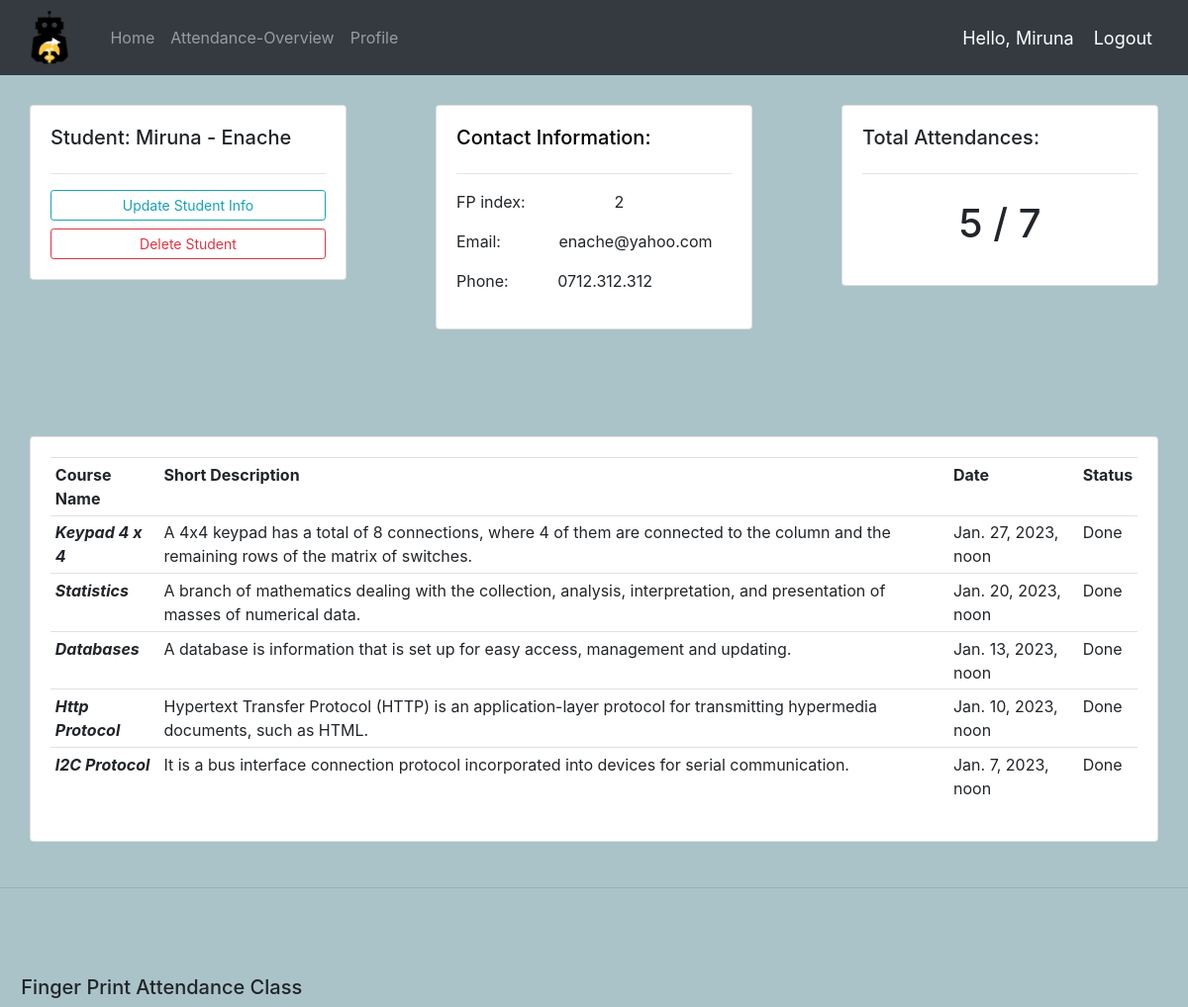
The page /profile/2 (signed in) on the database its author committed.
### accounts/models.py (models this page shows, shortened)
class Student(models.Model):
	user = models.OneToOneField(User, on_delete=models.CASCADE)
	fp_index = models.IntegerField(primary_key=True, unique=True)
	phone = models.CharField(max_length=200, null=True)
	grd_average = models.DecimalField(decimal_places=1, max_digits=2, null=True, blank=True)
	is_teacher = models.BooleanField(default=False)

### attendance/models.py (models this page shows, shortened)
class Attendance(models.Model):
	class Meta:
		ordering = ['-start_date']
	STATUS = (
		('Upcoming', 'Upcoming'),
		('Done', 'Done')
	)
	students = models.ManyToManyField(Student, null=True)
	lecture_title = models.CharField(primary_key=True, max_length=50)
	short_description = models.CharField(max_length=500, null=True)
	status = models.CharField(max_length=200, null=True, choices=STATUS)
	start_date = models.DateTimeField()
	end_date = models.DateTimeField()

### accounts/views.py (the view)
# urls.py: path('profile/<str:pk>', views.profile, name="profile"),
@login_required(login_url="login")
def profile(request, pk):
	context = {}
	if request.user.is_staff and int(pk) == int(request.user.username):
		return redirect('overview')
	student = Student.objects.get(fp_index=pk)
	attendances = Attendance.objects.filter(students=student)
	total_attendances = attendances.count()
	done_attendances = Attendance.objects.filter(status='Done').count()
	b_show_admin_fields = False
	logged_student = Student
	try:
		logged_student = Student.objects.get(user=request.user)
	except Student.DoesNotExist:
		logged_student.fp_index = -1
	if request.user.is_staff or logged_student.fp_index == int(pk):
		b_show_admin_fields = True
	context = {'attendances': attendances, 'student': student,
	           'total_attendances': total_attendances, 'pk': int(pk),
	           'b_show_admin_fields': b_show_admin_fields, 'done_attendances': done_attendances}
	return render(request, 'accounts/profile.html', context)

### accounts/templates/accounts/profile.html
{% extends 'accounts/main.html' %}
{% block content %}
<div class="row">
    <div class="col-md">
        <div style="margin:30px" class="card card-body" >
            <h5>Student: {{student.user.first_name}} - {{student.user.last_name}}</h5>
            <hr>
            {% if b_show_admin_fields == True %}
                <a class="btn btn-outline-info btn-sm btn-block" href="{% url 'update_student' student.fp_index %}">
                    Update Student Info</a>
                <a class="btn btn-outline-danger btn-sm btn-block" href="{% url 'delete_student' student.fp_index  %}">
                    Delete Student</a>
            {% endif %}
        </div>
    </div>
    <div class="col-md">
        <div style="margin:30px" class="card card-body">
            <h5 style="color:black;">Contact Information:</h5>
            <hr>
            <p>FP index: &nbsp &nbsp &nbsp &nbsp &nbsp &nbsp &nbsp &nbsp &nbsp&nbsp {{student.fp_index}}</p>
            <p>Email:    &nbsp &nbsp &nbsp &nbsp &nbsp &nbsp   {{student.user.email}}</p>
            <p>Phone:    &nbsp &nbsp &nbsp &nbsp &nbsp   {{student.phone}}</p>
        </div>
    </div>
    <div class="col-md">
        <div style="margin:30px" class="card card-body">
            <h5>Total Attendances:</h5>
            <hr>
            <h1 style="text-align: center; padding: 10px">{{total_attendances}} / {{done_attendances}}</h1>
        </div>
    </div>
</div>
<br>
<br>
<div class="row">
    <div style="margin:30px" class="col-md">
        <div class="card card-body">
            <table class="table table-sm">
                <tr>
                    <th>Course Name</th>
                    <th>Short Description</th>
                    <th>Date</th>
                    <th>Status</th>
                </tr>
                {% for attendance in attendances %}
                    <tr>
                        <td><b><i>{{attendance.lecture_title}}</i></b></td>
                        <td>{{attendance.short_description}}</td>
                        <td>{{attendance.start_date}}</td>
                        <td>{{attendance.status}}</td>
                    </tr>
                {% endfor %}
            </table>
        </div>
    </div>
</div>
{% endblock %}

### accounts/templates/accounts/navbar.html (shortened to what this page needs)
{% load static %}
<nav class="navbar navbar-expand-lg navbar-dark bg-dark">
  <img style="height:60px; margin:0px 30px 0px 10px;" src="{% static 'images/robo1.png' %}">
  <div class="collapse navbar-collapse" id="navbarNav">
    <ul class="navbar-nav">
      <li class="nav-item">
        <a class="nav-link" href="{% url 'home' %}">Home</a>
      </li>
      <li class="nav-item">
        <a class="nav-link" href="{% url 'overview' %}">Attendance-Overview</a>
      </li>
      <li class="nav-item">
        <a class="nav-link" href="{% url 'profile' request.user %}">Profile</a>
      </li>
    </ul>
  </div>
  <span class="hello-msg">Hello, {{request.user.first_name}} </span>
  <span><a class="hello-msg" href="{% url 'logout' %}">Logout</a></span>
</nav>

### static/css/main.css (style rules this page uses)
body { background-color: #AAC3C8; }

### accounts/templates/accounts/navbar.html (style rules this page uses)
.hello-msg { font-size: 18px; color: #fff; margin-right: 20px; }

### rows shown on the page
Student: user.first_name "Miruna", user.last_name "Enache", fp_index "2", user.email "enache@yahoo.com", phone "0712.312.312"
Attendance: lecture_title "Keypad 4 x 4", short_description "A 4x4 keypad has a total of 8 connections, where 4 of them are connected to the column and the remaining rows of the matrix of switches.", start_date "Jan. 27, 2023, noon", status "Done"
Attendance: lecture_title "Statistics", short_description "A branch of mathematics dealing with the collection, analysis, interpretation, and presentation of masses of numerical data.", start_date "Jan. 20, 2023, noon", status "Done"
Attendance: lecture_title "Databases", short_description "A database is information that is set up for easy access, management and updating.", start_date "Jan. 13, 2023, noon", status "Done"
Attendance: lecture_title "Http Protocol", short_description "Hypertext Transfer Protocol (HTTP) is an application-layer protocol for transmitting hypermedia documents, such as HTML.", start_date "Jan. 10, 2023, noon", status "Done"
Attendance: lecture_title "I2C Protocol", short_description "It is a bus interface connection protocol incorporated into devices for serial communication.", start_date "Jan. 7, 2023, noon", status "Done"

### other values the page prints
{{ request.user.first_name }} "Miruna"
{{ total_attendances }} "5"
{{ done_attendances }} "7"
